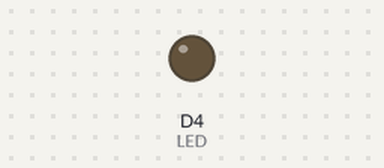
The sketch below on a simulated ESP8266 (NodeMCU). Parts: output pins drawn as LEDs (lit = HIGH). WiFi joins after 1.5 s; servers stay silent unless stated; uploads are accepted with an empty reply. At 10.1 s the program puts the board to deep sleep or switches it off; the recording ends there.

Above: at 0.1 s.
At 2.4 s:
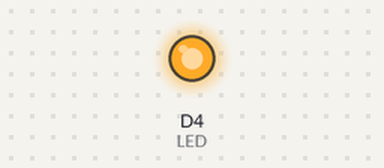
Timing chart, 0 to 10.1 s (numbered marks = the images above):
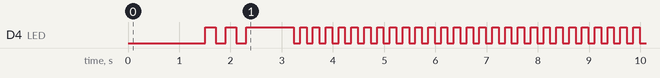

The sketch:

ESP8266-Dash.ino
```cpp
#include <ESP8266WiFi.h>

/************************* WiFi Access Point *********************************/

#define WLAN_SSID       "raspi-iot"
#define WLAN_PASS       "cttest1234"
#define LED             2

/************************* Server config *************************************/

#define FINGERPRINT     "EF B8 95 6E DB 9C 6D 72 0F B0 A0 BC 31 69 BB F4 D5 97 1B D9"
#define CERT_NAME       "raspberrypi"

/************************** Global State *************************************/

// WiFiFlientSecure for SSL/TLS support
WiFiClientSecure client;

/*************************** Sketch Code ************************************/

void setup() {
  Serial1.begin(115200);
  Serial1.println();
  Serial1.println("Initializing outputs...");
  pinMode(LED, OUTPUT);
  digitalWrite(LED, LOW);
  Serial1.println("Starting Wifi connection...");
  WiFi.begin(WLAN_SSID, WLAN_PASS);
  int failcounter = 300;
  Serial1.print("Waiting for a connection");
  while (WiFi.status() != WL_CONNECTED) {
    delay(100);
    Serial1.print(".");
    if (failcounter <= 0) {
      Serial1.println();
      Serial1.println("Giving up.");
      blinkError();
      shutdown();
    }
    failcounter--;
  }
  Serial1.println();
  digitalWrite(LED, HIGH);
  Serial1.println("Wifi connected.");
  // connect to host
  const char* host = "192.168.12.1";
  int port         = 443;
  if (client.connect(host, port)) {
    Serial1.print("Connection to ");
    Serial1.print(host);
    Serial1.println(" established.");
    // check the fingerprint of the SSL cert
    verifyFingerprint();
    // send GET request
    Serial1.println("Sending a message to the server:");
    client.print(String("GET /") + " HTTP/1.1\r\n" +
                 "Host: " + host + "\r\n" +
                 "Connection: close\r\n" +
                 "\r\n");
    Serial1.println(String("GET /") + " HTTP/1.1\r\n" +
                 "Host: " + host + "\r\n" +
                 "Connection: close\r\n" +
                 "\r\n");
    blinkSent();
    delay(500);
    // get response
    int success = 0;
    failcounter = 10000;
    while (client.connected()) {
      if (client.available()) {
        String line = client.readStringUntil('\n');
        Serial1.println("Server response: " + line);
        if (line[0] == 'O' && line[1] == 'K') {
          digitalWrite(LED, LOW);
          success = 1;
        }
      }
      if (failcounter <= 0) {
        blinkError();
        shutdown();
      }
      failcounter--;
    }
    if (success) {
      blinkSuccess();
    } else {
      Serial1.println("Got no success message.");
      blinkError();
    }
    // close connection
    Serial1.println("Successfully closing the connection.");
    client.stop();
    shutdown();
  } else {
    Serial1.print("Unable to connect to ");
    Serial1.print(host);
    Serial1.println(". Sorry.");
    shutdown();
  }
}

void loop() {
  // this should never be reached.
}

void verifyFingerprint() {
  if (! client.verify(FINGERPRINT, CERT_NAME)) {
    Serial1.println("ERROR: Incorrect certificate signature!");
    // Connection insecure!
    blinkError();
    shutdown();
  }
}

void blinkSuccess() {
  for (int i = 4; i < 50; i=(5*i) >> 2) {
    digitalWrite(LED, HIGH);   // turn the LED off
    delay(10*i);               // wait
    digitalWrite(LED, LOW);    // turn the LED on
    delay(10*i);               // wait
  }
}

void blinkError() {
  for (int i = 0; i < 28; i++) {
    digitalWrite(LED, HIGH);   // turn the LED off
    delay(125);                        // wait
    digitalWrite(LED, LOW);    // turn the LED on
    delay(125);                        // wait
  }
}

void blinkSent() {
  for (int i = 0; i < 2; i++) {
    digitalWrite(LED, LOW);   // turn the LED on
    delay(200);                        // wait
    digitalWrite(LED, HIGH);    // turn the LED off
    delay(200);                        // wait
  }
}

void shutdown() {
  Serial1.println("Shutting down.");
  Serial1.println("Going to sleep.");
  ESP.deepSleep(0);
  Serial1.println("Sleep failed.");
  while(1) {
    blinkError();
  }
}
```

Measured:
- by itself, D4 (LED): goes HIGH 0.21 s, LOW 0.20 s, HIGH 0.20 s, LOW 0.20 s, HIGH 0.93 s, 27 × (LOW 0.13 s, HIGH 0.13 s), then LOW
